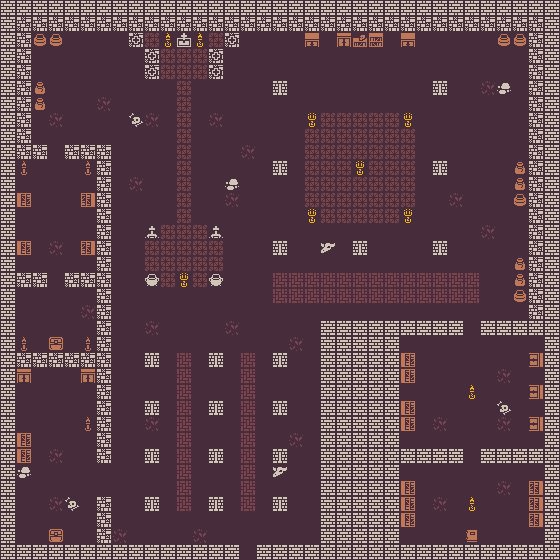

A level layout from a 2D game, rendered from its tile map. Below: a short description, then the map file with tile-grid data replaced by summaries:
An orthogonal 35x35 tile map with 16x16 px tiles, 2 tile layers (Floor, Wall) and 15 objects.

<map version="1.9" tiledversion="1.9.2" orientation="orthogonal" renderorder="right-down" width="35" height="35" tilewidth="16" tileheight="16" infinite="0" nextlayerid="7" nextobjectid="19">
 <tileset firstgid="1" name="tiles" tilewidth="16" tileheight="16" tilecount="1078" columns="49">
  <image source="tiles.png" width="784" height="352" />
 </tileset>
 <layer id="1" name="Floor" width="35" height="35">
  <data>[1225 cells, 1225 non-empty, 7 distinct tile ids]</data>
 </layer>
 <layer id="2" name="Wall" width="35" height="35">
  <data>[1225 cells, 401 non-empty, 21 distinct tile ids]</data>
 </layer>
 <objectgroup id="3" name="Transitions">
  <object id="1" gid="451" x="240" y="560" width="16" height="16">
   <properties>
    <property name="map" value="map1" />
    <property name="spawnpoint" value="1" />
   </properties>
  </object>
  <object id="17" gid="298" x="480" y="128" width="16" height="16">
   <properties>
    <property name="map" value="map3" />
    <property name="spawnpoint" value="1" />
   </properties>
  </object>
 </objectgroup>
 <objectgroup id="4" name="SpawnPoints">
  <object id="2" x="240" y="528" width="16" height="16">
   <properties>
    <property name="id" value="1" />
   </properties>
  </object>
  <object id="18" x="480" y="128" width="16" height="16">
   <properties>
    <property name="id" value="2" />
   </properties>
  </object>
 </objectgroup>
 <objectgroup id="5" name="Enemies">
  <object id="3" gid="129" x="496" y="528" width="16" height="16">
   <properties>
    <property name="type" value="skeleton" />
   </properties>
  </object>
  <object id="5" gid="29" x="432" y="384" width="16" height="16">
   <properties>
    <property name="type" value="soldier" />
   </properties>
  </object>
  <object id="6" gid="32" x="48" y="400" width="16" height="16">
   <properties>
    <property name="type" value="warrior" />
   </properties>
  </object>
  <object id="7" gid="30" x="48" y="320" width="16" height="16">
   <properties>
    <property name="type" value="lancer" />
   </properties>
  </object>
  <object id="9" gid="81" x="48" y="224" width="16" height="16">
   <properties>
    <property name="type" value="acolyte" />
   </properties>
  </object>
  <object id="10" gid="74" x="352" y="80" width="16" height="16">
   <properties>
    <property name="type" value="mage" />
   </properties>
  </object>
  <object id="12" gid="129" x="80" y="80" width="16" height="16">
   <properties>
    <property name="type" value="captain" />
   </properties>
  </object>
 </objectgroup>
 <objectgroup id="6" name="Items">
  <object id="13" gid="530" x="448" y="544" width="16" height="16">
   <properties>
    <property name="type" value="life" />
   </properties>
  </object>
  <object id="14" gid="530" x="32" y="544" width="16" height="16">
   <properties>
    <property name="type" value="life" />
   </properties>
  </object>
  <object id="15" gid="530" x="480" y="48" width="16" height="16">
   <properties>
    <property name="type" value="life" />
   </properties>
  </object>
  <object id="16" gid="530" x="32" y="64" width="16" height="16">
   <properties>
    <property name="type" value="life" />
   </properties>
  </object>
 </objectgroup>
</map>
